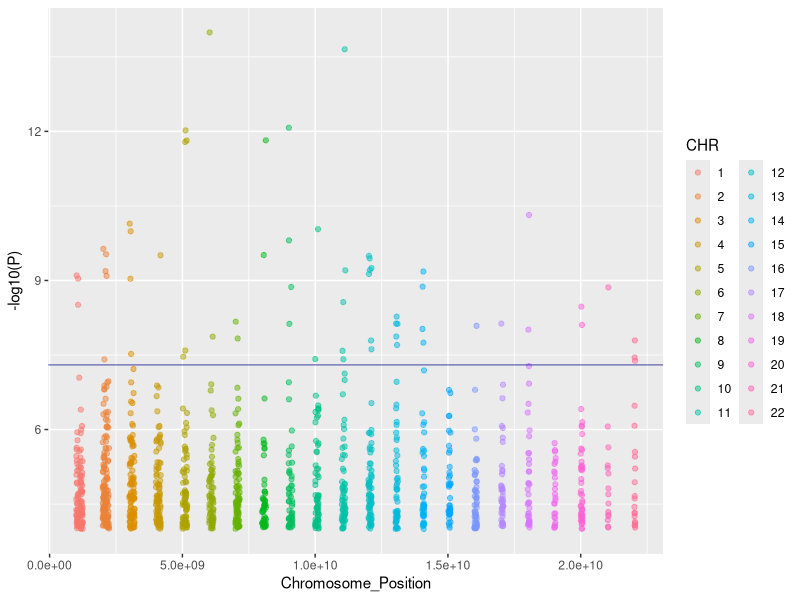
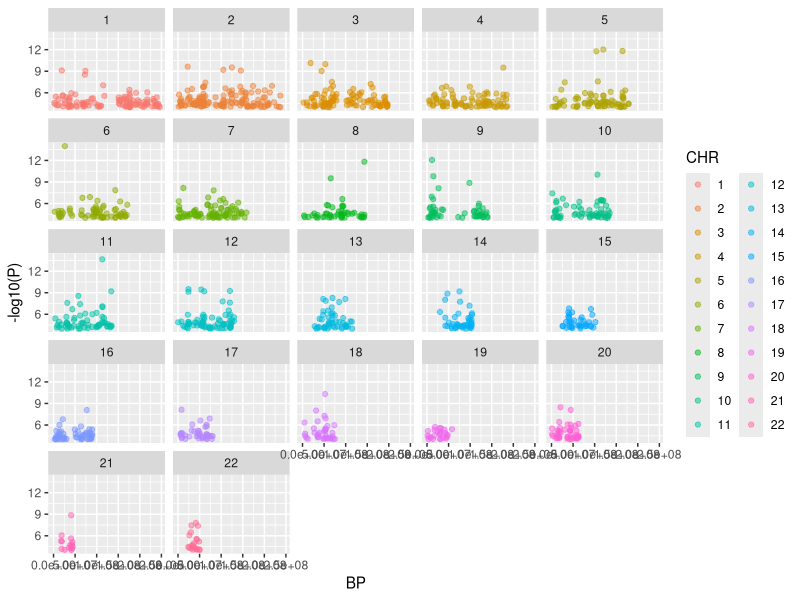
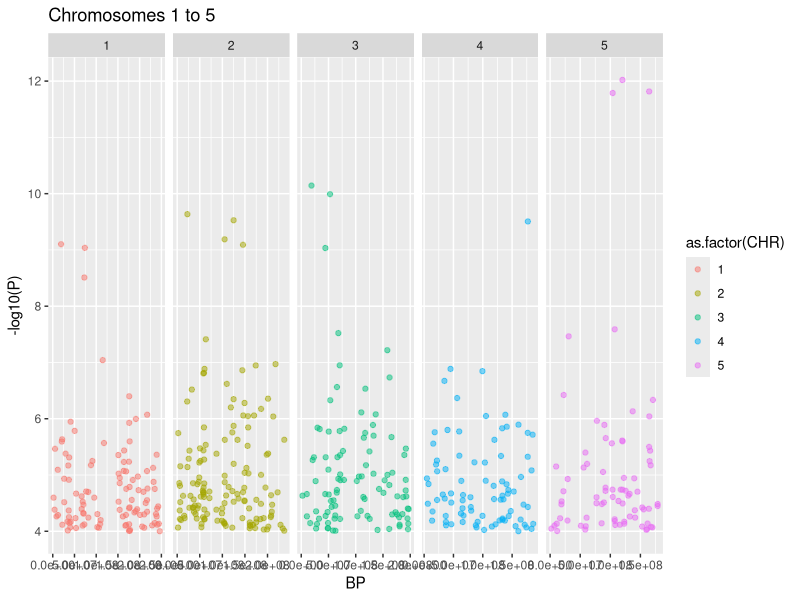
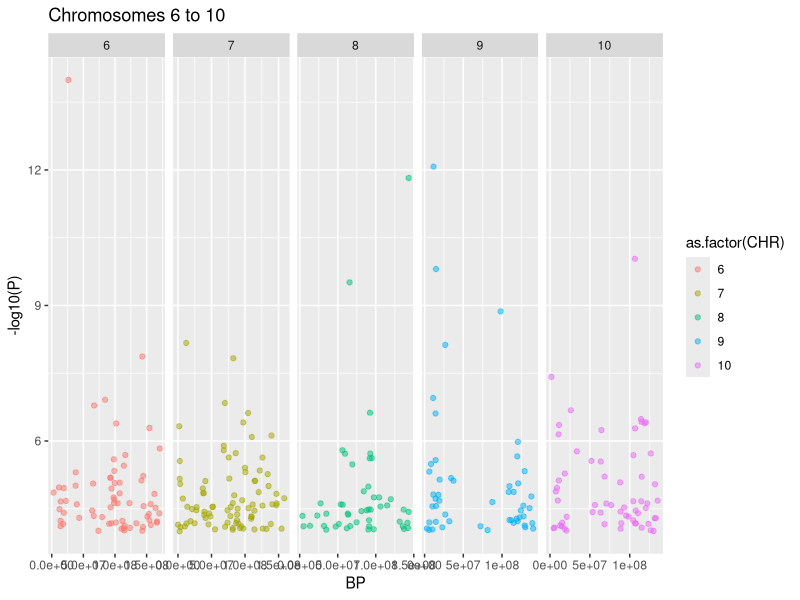
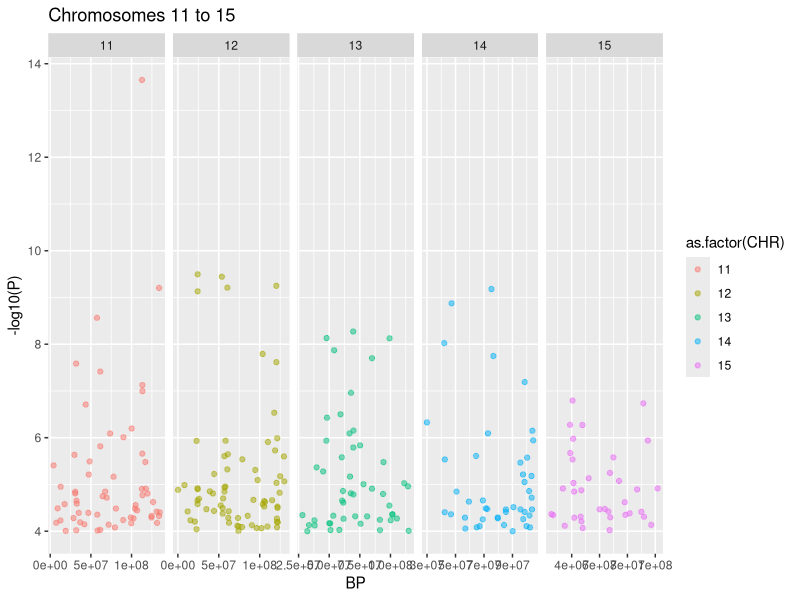
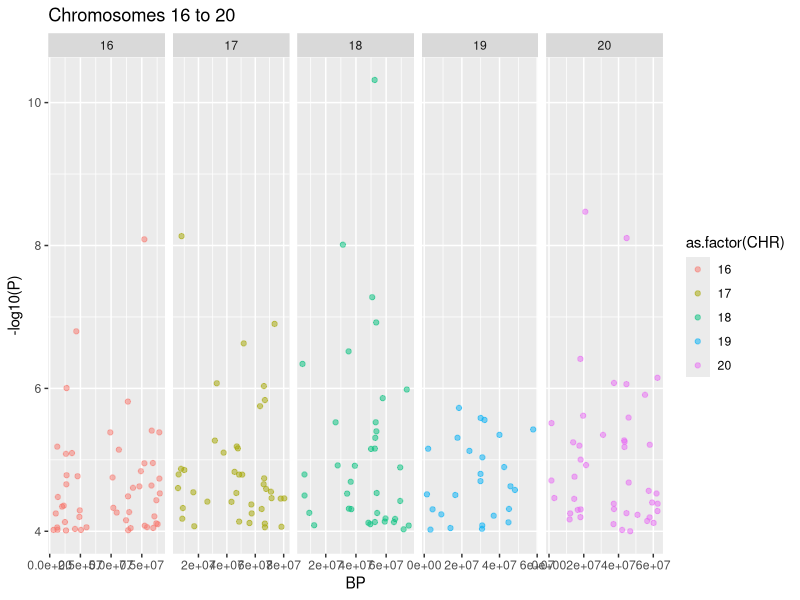
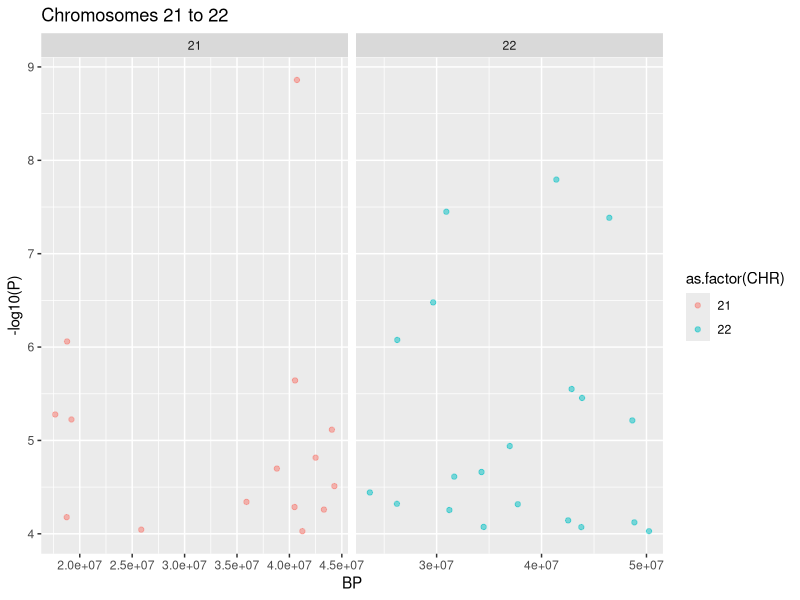
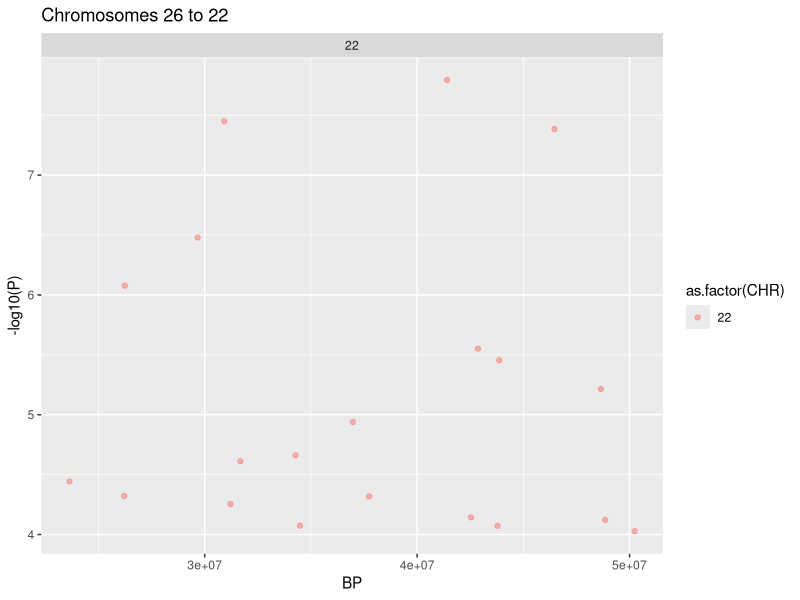

The R source for these figures, in order:
## ---- chunk 1
library('readxl')
Xanax <- read_excel('ANX_2026_daner_fullANX_v12_woUTAH_11022026.gz.p4.clump.areator.sorted.1mhc (1).xls')
install.packages("tidyverse")
library(ggplot2)
library(tidyverse)
Xanax %>%
  select(SNP, CHR, BP, P) %>% 
  mutate(CHR = as.factor(CHR)) %>% 
  arrange(CHR,BP) %>% 
  mutate(Chromosome_Position = as.numeric(CHR)*1000000000+BP) %>% 
  #chromosome numbers have been multiplied by 1 million to separate them visually on the graph
  ggplot(aes(Chromosome_Position, -log10(P), color= CHR))+
  geom_point(alpha=0.5) + geom_hline(yintercept = 7.30102999566, color = 'darkblue', size = 0.5, alpha = 0.5)
#y intercept denotes a line of significance; from the article we pulled the data from, the line was
#p-value of 5^(10^(-8)) or lower

## ---- chunk 2
Xanax %>%
  select(SNP, CHR, BP, P) %>% 
  mutate(CHR = as.factor(CHR)) %>% 
  arrange(CHR,BP) %>% 
  ggplot(aes(BP, -log10(P), color= CHR))+
  geom_point(alpha=0.5)+
  facet_wrap(~CHR)
## ---- chunk 3
for (i in 1:6) {
  start_chr <- (i-1)*5+1
  end_chr <- i*5
  if(end_chr>22) {
    end_chr<-22
  }
chr_batch <- as.numeric(start_chr:end_chr)
filt_xanax <- Xanax %>%
  select(SNP, CHR, BP, P) %>% 
  filter(as.numeric(CHR) %in% chr_batch)

if (nrow(filt_xanax)>0) {
  fx <- ggplot(filt_xanax, aes(BP, -log10(P), color=as.factor(CHR)))+
    geom_point(alpha=0.5)+
    facet_wrap(~CHR, nrow = 1, scales="free_x")+
    labs(title=paste("Chromosomes", start_chr, "to", end_chr))
  print(fx)
  }
}
## ---- chunk 4
for (i in 1:5) {
  start_chr <- (i-1)*5+1
  end_chr <- i*5
  chr_batch <- as.numeric(start_chr:end_chr)
  filt_xanax <- Xanax %>%
    select(SNP, CHR, BP, P) %>% 
    filter(as.numeric(CHR) %in% chr_batch)
  if (nrow(filt_xanax)>0) {
    fx <- ggplot(filt_xanax, aes(BP, -log10(P), color=as.factor(CHR)))+
      geom_point(alpha=0.5)+
      lims(y=c(4,15))+
      facet_wrap(~CHR, nrow = 1, scales="free_x")+
      labs(title=paste("Chromosomes", start_chr, "to", end_chr))
    print(fx)
  }
}
## ---- chunk 5
library(ggplot2)
library(tidyverse)
chr1_hits <- Xanax %>% 
  filter(CHR == 1, -log10(P) > 4)

# 2. Plot them exactly on a single line (y = 1)
ggplot(chr1_hits, aes(x = BP, y = 1)) +
  geom_point(alpha = 0.5, color = "skyblue", size = 3) +
  
  # This section strips away all the empty vertical y-axis space
  theme_minimal() +
  theme(
    axis.text.y = element_blank(),
    axis.title.y = element_blank(),
    axis.ticks.y = element_blank(),
    panel.grid.major.y = element_blank(),
    panel.grid.minor.y = element_blank(),
    
    # THIS IS THE MAGIC: Forces the plot to be short and wide like a literal line
    aspect.ratio = 0.05 
  ) +
  labs(title = "Chromosome 1: Base Pair Positions", x = "Base Pair Position (BP)")
mean(diff(sort(chr1_hits$BP)))
chr1_positions <- Xanax %>% 
  filter(CHR == 1) %>% 
  select(BP) %>% 
  arrange(BP)
print(chr1_positions)
## ---- chunk 6
# 1. First, get your sorted positions as a data frame
chr1_data <- Xanax %>% 
  filter(CHR == 1) %>% 
  arrange(BP)

# 2. Pair each SNP position with its next neighbor and calculate the distance

SNP <- c(chr1_data$SNP[-nrow(chr1_data)])
Current_Pos <- c(chr1_data$BP[-nrow(chr1_data)]) # All positions except the very last
Next_Pos <- c(chr1_data$BP[-1])                # All positions except the very first
Distance <- c(diff(chr1_data$BP))            # The calculated physical distance

distance_table <- data.frame(SNP, Current_Pos, Next_Pos, Distance)
distance_table
## ---- chunk 7
# 3. Classify each distance into your table's custom scales!
distance_table <- distance_table %>% 
  mutate(
    Classification = case_when(
      Distance < 20000                  ~ "very close",
      Distance >= 20000 & Distance < 100000   ~ "close",
      Distance >= 100000 & Distance < 1000000 ~ "far",
      Distance >= 1000000               ~ "very far"
    )
  )

distance_table
## ---- chunk 8
snippers <- c("rs58825580", "rs7110863",  "rs10959883", "rs11241568", "rs4976976",  "rs10476497", "rs77960")
snippers
snppydoo <- c()
for (i in 1:length(distance_table$SNP)) {
  for (j in 1:length(snippers)) {
    append(snppydoo, distance_table$SNP == i)
  }
}
snppydoo
